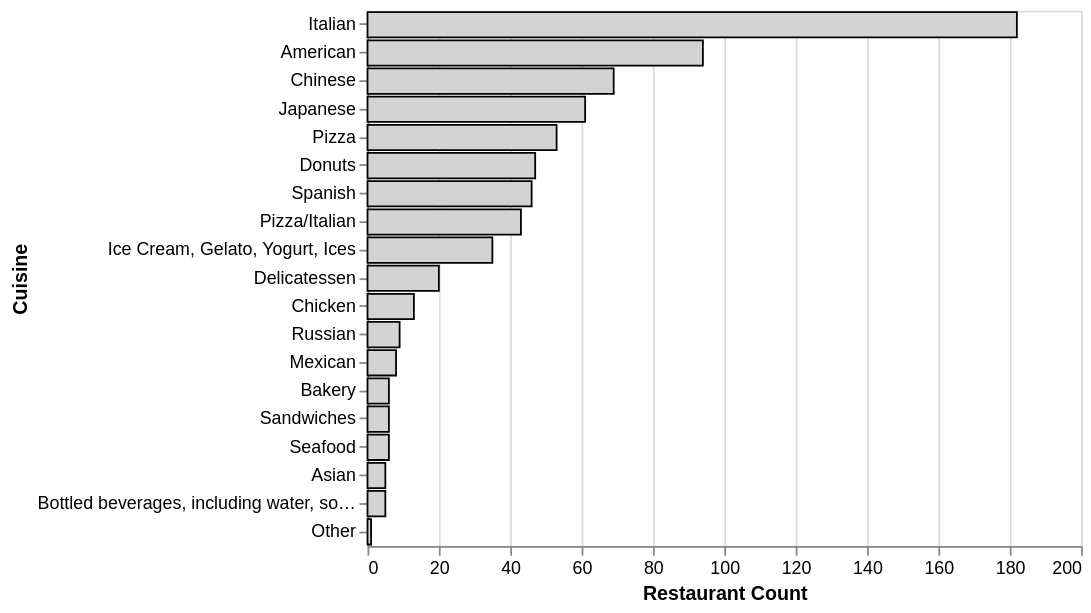

Write the Vega-Lite specification saved for this chart.
### Vega-Lite specification from a JSON file in a GitHub repository (floating-point values rounded to 4 significant figures)
{"data": {"values": [{"cuisine": "American", "total": 84995, "perZip": 94, "zipCode": 10308}, {"cuisine": "Chinese", "total": 39515, "perZip": 69, "zipCode": 10308}, {"cuisine": "Pizza", "total": 17640, "perZip": 53, "zipCode": 10308}, {"cuisine": "Italian", "total": 16699, "perZip": 182, "zipCode": 10308}, {"cuisine": "Mexican", "total": 14653, "perZip": 8, "zipCode": 10308}, {"cuisine": "Japanese", "total": 13852, "perZip": 61, "zipCode": 10308}, {"cuisine": "Bakery", "total": 11542, "perZip": 6, "zipCode": 10308}, {"cuisine": "Spanish", "total": 11283, "perZip": 46, "zipCode": 10308}, {"cuisine": "Pizza/Italian", "total": 8131, "perZip": 43, "zipCode": 10308}, {"cuisine": "Chicken", "total": 6251, "perZip": 13, "zipCode": 10308}, {"cuisine": "Delicatessen", "total": 5911, "perZip": 20, "zipCode": 10308}, {"cuisine": "Asian", "total": 5869, "perZip": 5, "zipCode": 10308}, {"cuisine": "Donuts", "total": 5670, "perZip": 47, "zipCode": 10308}, {"cuisine": "Sandwiches", "total": 4483, "perZip": 6, "zipCode": 10308}, {"cuisine": "Ice Cream, Gelato, Yogurt, Ices", "total": 2909, "perZip": 35, "zipCode": 10308}, {"cuisine": "Seafood", "total": 2612, "perZip": 6, "zipCode": 10308}, {"cuisine": "Other", "total": 2376, "perZip": 1, "zipCode": 10308}, {"cuisine": "Russian", "total": 1347, "perZip": 9, "zipCode": 10308}, {"cuisine": "Bottled beverages, including water, sodas, juices, etc.", "total": 1111, "perZip": 5, "zipCode": 10308}]}, "$schema": "https://vega.github.io/schema/vega-lite/v2.3.0.json", "config": {"view": {"width": 400, "height": 300}}, "hconcat": [{"mark": {"stroke": "Black", "type": "bar"}, "encoding": {"color": {"value": "LightGrey"}, "y": {"sort": {"field": "perZip", "order": "descending", "op": "sum"}, "field": "cuisine", "type": "ordinal", "axis": {"title": "Cuisine"}}, "x": {"field": "perZip", "type": "quantitative", "axis": {"title": "Restaurant Count"}}}}]}
